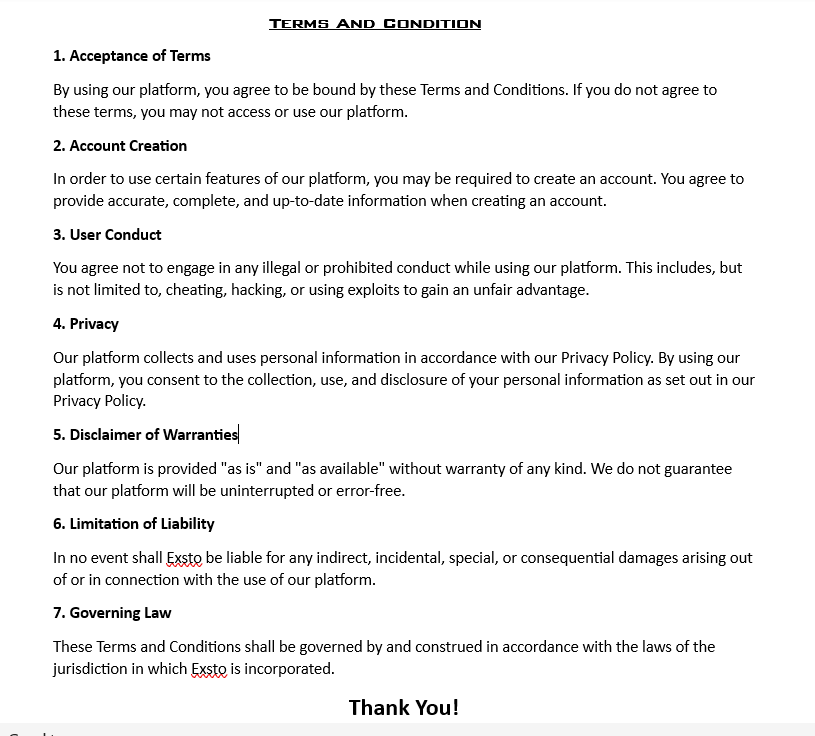
#> input picture images/terms and condition.png, 815 x 736 px, found by its file name
$ python 'terms and condition.py'
#> lines starting #> are read from the running program, lines starting #| are printed output that depends on the picture
import cv2
from tkinter import *
from PIL import Image,ImageTk
root1 = Tk ( )
root1.title ( 'Terms and Condition ' )
root1.geometry ( '800x520+360+150' )
root1.configure ( bg = "white" )
root1.resizable ( False , False )


ima = cv2.imread("C:/Users/sujal/PycharmProjects/new_Python_Project/images/terms and condition.png" )
#> ima is the input picture: shape (736, 815, 3); mean B, G, R 242.5, 242.5, 242.6
imgr1 = cv2.resize ( ima , (800 , 510) )
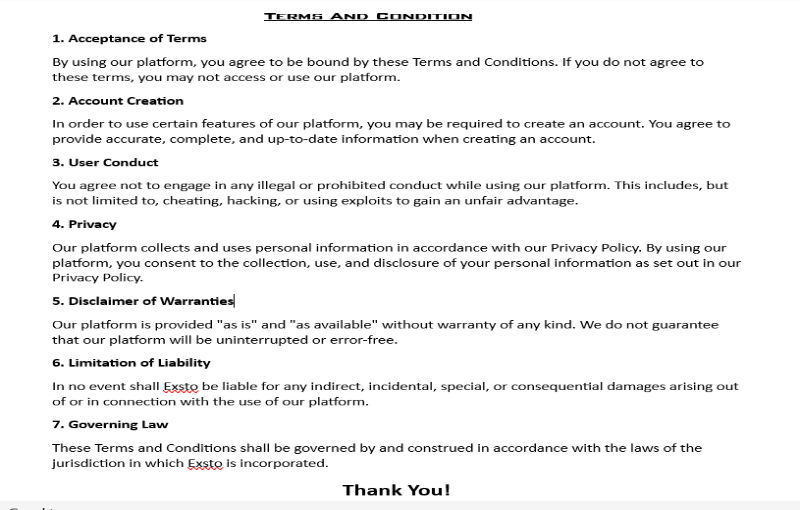
#> imgr1: shape (510, 800, 3); mean B, G, R 242.4, 242.4, 242.5
img_rgb1 = cv2.cvtColor ( imgr1 , cv2.COLOR_BGR2RGB )
img_tk = ImageTk.PhotoImage ( Image.fromarray ( img_rgb1 ) )

Label( root1,image = img_tk).place(x=0,y=5)

root1.mainloop()
